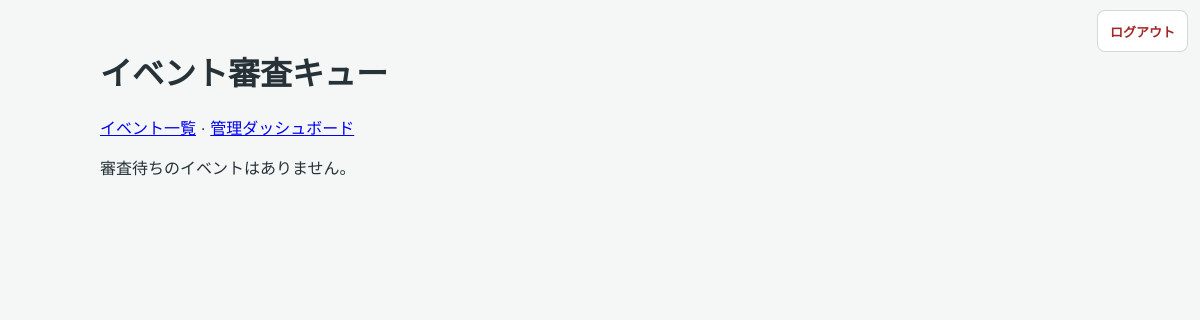
The page /admin/events/review (signed in) on the database as committed earlier.
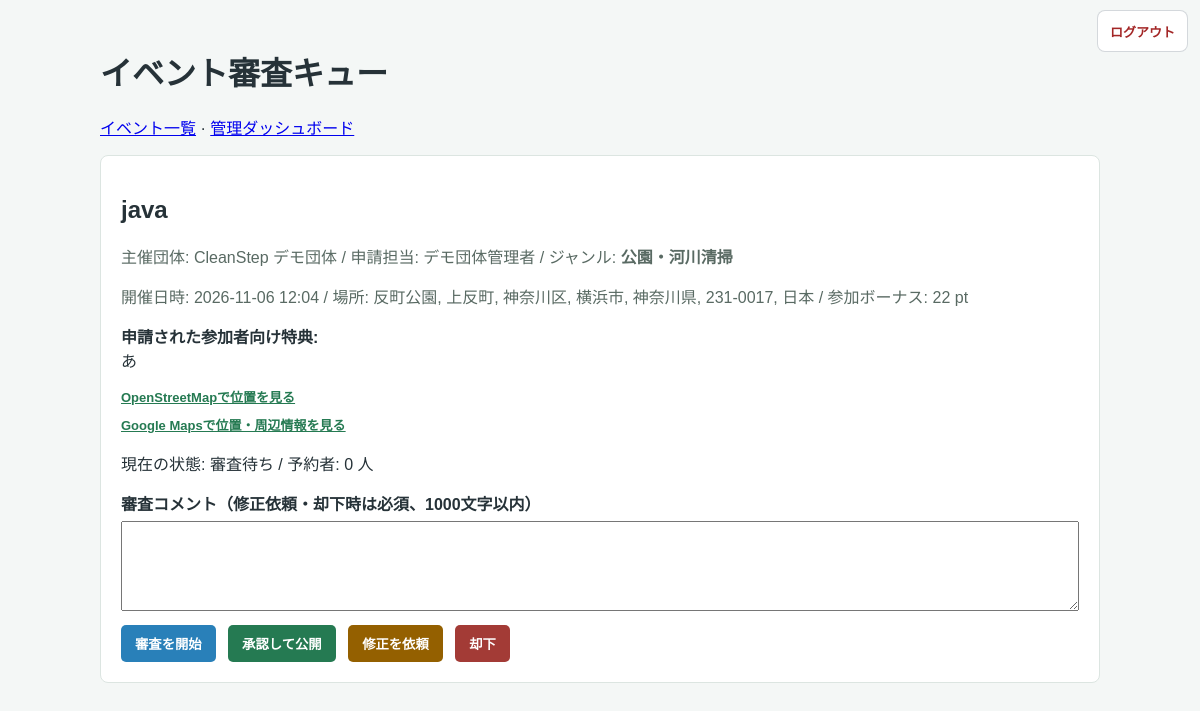
The same page on the database as committed later.
### tables this page shows
CREATE TABLE events (
                id INTEGER PRIMARY KEY AUTOINCREMENT,
                name TEXT,
                location TEXT,
                datetime TEXT,
                bonus_points INTEGER,
                organizer_id INTEGER,
                status TEXT NOT NULL DEFAULT 'open' CHECK(status IN ('open', 'cancelled')), review_status TEXT NOT NULL
                DEFAULT 'approved'
                CHECK(review_status IN ('pending', 'reviewing', 'changes_requested', 'approved', 'rejected')), review_comment TEXT, reviewed_by INTEGER REFERENCES users(id), reviewed_at TEXT, organization_id INTEGER REFERENCES organizations(id), latitude REAL, longitude REAL, reward_details TEXT, category TEXT NOT NULL DEFAULT 'その他', capacity INTEGER NOT NULL DEFAULT 20, purpose_issue TEXT NOT NULL DEFAULT '',
                FOREIGN KEY (organizer_id) REFERENCES users(id)
            );

CREATE TABLE organizations (
                id INTEGER PRIMARY KEY AUTOINCREMENT,
                application_id INTEGER NOT NULL UNIQUE,
                name TEXT NOT NULL,
                contact TEXT NOT NULL,
                purpose TEXT NOT NULL,
                status TEXT NOT NULL DEFAULT 'approved'
                    CHECK(status IN ('approved', 'suspended')),
                approved_by INTEGER,
                approved_at TEXT,
                created_at TEXT DEFAULT CURRENT_TIMESTAMP,
                FOREIGN KEY (application_id) REFERENCES organizer_applications(id),
                FOREIGN KEY (approved_by) REFERENCES users(id)
            );

CREATE TABLE users (
                    id INTEGER PRIMARY KEY AUTOINCREMENT,
                    email TEXT UNIQUE,
                    password TEXT,
                    name TEXT,
                    role TEXT,
                    total_points INTEGER DEFAULT 0 CHECK(total_points >= 0)
                , login_destination TEXT NOT NULL
                    DEFAULT 'user'
                    CHECK(login_destination IN ('user', 'organizer')), onboarding_completed INTEGER NOT NULL
                    DEFAULT 0 CHECK(onboarding_completed IN (0, 1)));

### app.py (the view)
@app.route('/admin/events/review')
@admin_required
def admin_event_reviews():
    conn = get_db()
    try:
        events = conn.execute('''
            SELECT e.*, o.name AS organization_name,
                   u.name AS organizer_name,
                   (SELECT COUNT(*) FROM event_reservations r
                    WHERE r.event_id = e.id AND r.status = 'reserved') AS reservations
            FROM events e
            LEFT JOIN organizations o ON o.id = e.organization_id
            LEFT JOIN users u ON u.id = e.organizer_id
            WHERE e.review_status IN ('pending', 'reviewing')
            ORDER BY e.datetime, e.id
        ''').fetchall()
        return render_template('admin_event_reviews.html', events=events)
    finally:
        conn.close()

### app.py (called while the page is built)
def get_db():
    conn = sqlite3.connect(DATABASE)
    conn.row_factory = sqlite3.Row
    conn.execute("PRAGMA foreign_keys = ON")
    return conn

def admin_required(func):
    @wraps(func)
    def wrapper(*args, **kwargs):
        user_id = session.get('user_id')
        if session.get('role') != 'admin' or not user_id:
            return redirect(url_for('login'))
        conn = get_db()
        try:
            user = conn.execute(
                'SELECT role, is_active FROM users WHERE id = ?', (user_id,)
            ).fetchone()
        finally:
            conn.close()
        if not user or user['role'] != 'admin' or not user['is_active']:
            session.clear()
            return redirect(url_for('login'))
        return func(*args, **kwargs)
    return wrapper

def _detect_view_mode():
    ua = (request.headers.get('User-Agent') or '').lower()
    if any(token in ua for token in ('mobile', 'android', 'iphone', 'ipod', 'iemobile')):
        return 'mobile'
    return 'pc'

### templates/admin_event_reviews.html (shortened to what this page needs)
{% from "_event_location_map.html" import event_map_link %}
<!DOCTYPE html>
<html lang="ja">
<head>
</head>
<body>
    {% include "_admin_navigation.html" %}
<main>
    <h1>イベント審査キュー</h1>
    <p><a href="{{ url_for('admin_events') }}">イベント一覧</a> · <a href="{{ url_for('admin_dashboard') }}">管理ダッシュボード</a></p>
    {% for event in events %}
        <article>
            <h2>{{ event.name }}</h2>
            <p class="meta">主催団体: {{ event.organization_name or '団体情報なし' }} / 申請担当: {{ event.organizer_name or '不明' }} / ジャンル: <strong>{{ event.category or 'その他' }}</strong></p>
            <p class="meta">開催日時: {{ event.datetime }} / 場所: {{ event.location }} / 参加ボーナス: {{ event.bonus_points }} pt</p>
            <p><strong>申請された参加者向け特典:</strong><br>{{ event.reward_details or '記載なし' }}</p>
            {{ event_map_link(event) }}
            <p>現在の状態: {{ '審査待ち' if event.review_status == 'pending' else '審査中' }} / 予約者: {{ event.reservations }} 人</p>
            <form method="POST" action="{{ url_for('review_event', event_id=event.id) }}">
                <label for="comment-{{ event.id }}">審査コメント（修正依頼・却下時は必須、1000文字以内）</label>
                <textarea id="comment-{{ event.id }}" name="review_comment" maxlength="1000"></textarea>
                <button type="submit" name="decision" value="reviewing" style="background:#2980b9">審査を開始</button>
                <button class="approve" type="submit" name="decision" value="approved">承認して公開</button>
                <button class="request" type="submit" name="decision" value="changes_requested">修正を依頼</button>
                <button class="reject" type="submit" name="decision" value="rejected">却下</button>
            </form>
        </article>
    {% else %}
        <p>審査待ちのイベントはありません。</p>
    {% endfor %}
</main>
</body>
</html>

### templates/_event_location_map.html (shortened to what this page needs)
{% macro event_map_link(event) -%}
    {% if event.latitude is not none and event.longitude is not none %}
        <a href="https://www.openstreetmap.org/?mlat={{ '%.7f'|format(event.latitude) }}&amp;mlon={{ '%.7f'|format(event.longitude) }}#map=17/{{ '%.7f'|format(event.latitude) }}/{{ '%.7f'|format(event.longitude) }}"
           target="_blank" rel="noopener noreferrer"
           style="display:block; width:fit-content; max-width:100%; margin-top:8px; color:#257a52; font-size:13px; font-weight:600; line-height:1.5; text-decoration:underline;">
            OpenStreetMapで位置を見る
        </a>
        <a href="https://www.google.com/maps/search/?api=1&amp;query={{ ('%.7f,%.7f'|format(event.latitude, event.longitude))|urlencode }}"
           target="_blank" rel="noopener noreferrer"
           style="display:block; width:fit-content; max-width:100%; margin:8px 0 0; color:#257a52; font-size:13px; font-weight:600; line-height:1.5; text-decoration:underline;">
            Google Mapsで位置・周辺情報を見る
        </a>
    {% endif %}
{%- endmacro %}

Rows that differ between the two databases and show on the page:
added events: name "java", name "CleanStep デモ団体", name "デモ団体管理者", category "公園・河川清掃", datetime "2026-11-06 12:04", location "反町公園, 上反町, 神奈川区, 横浜市, 神奈川県, 231-0017, 日本", bonus_points "22", reward_details "あ", review_status "審査待ち", reservations "0"
Other text that changed with them:
text no longer shown: "審査待ちのイベントはありません。"
